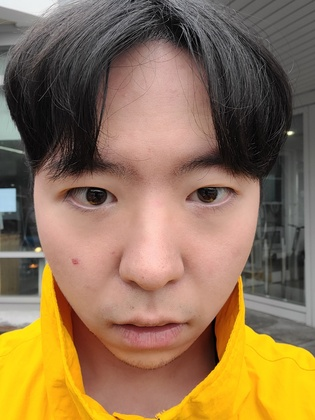
%> input picture n_img.jpg, 315 x 420 px, shrunk from 1080 x 1440 before the run
$ octave main_final.m   (GNU Octave 9; MATLAB toolbox functions it lacks are replaced by stand-ins)
%> lines starting %> are read from the running program, lines starting %| are printed output that depends on the picture
%> further down, I is the input picture: size 420x315x3 uint8; mean R, G, B 144, 115.9, 83.3
### ButterworthLowPassMaskGenerator.m
%%저주파 필터
function [mask] = ButterworthLowPassMaskGenerator(imageSize,D0,n)
%> called with imageSize = [420 315 3], D0 = 20, n = 2
%ButterworthMaskGenerator : Butterworth 저역 주파수 필터링을 위한 마스크를 생성하는 함수
%   Input
%       1. inputSize : 입력 영상의 크기 -> 마스크 영상의 크기를 정하기 위한 입력 파라미터
%       2. D0 : 최대 마스크 값의 50%가 되는 지점
%       3. n : Butterworth 마스크의 차수
%   Output : Butterworth 저역 주파수 필터링을 위한 마스크

width = imageSize(1);
%> width = 420
height = imageSize(2);
%> height = 315
mask = zeros(width, height);

for i=1:width
    for j=1:height
        D = sqrt((i - (width/2))^2+(j - (height/2))^2);
        denominator = 1 + (D / D0)^(2*n);
        mask(i, j) = 1/denominator;
    end
end
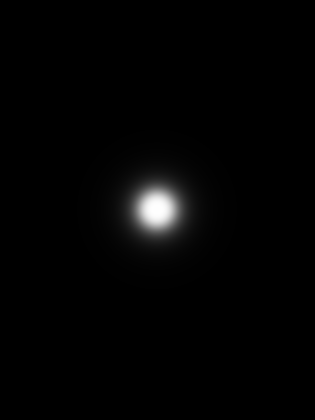
%> mask: size 420x315 double; min 3.37e-05, max 1, mean 0.0148
end

### HomomorphicFiltering.m
%%Homomorphic  필터
function [filtered_image] = HomomorphicFiltering(image, D0, gammaL, gammaH, type,n)

if type=="ideal"
    mask = IdealHighPassMaskGenerator(size(image),D0);
elseif type=="butterworth"
    mask = ButterworthHighPassMaskGenerator(size(image), D0, n);
elseif type == "gaussian"
    mask = GaussianHighPassMaskGenerator(size(image), D0);
end
mask = (gammaH - gammaL) * mask + gammaL;

ln_image = log(1 + double(image)); % image -> ln(image)
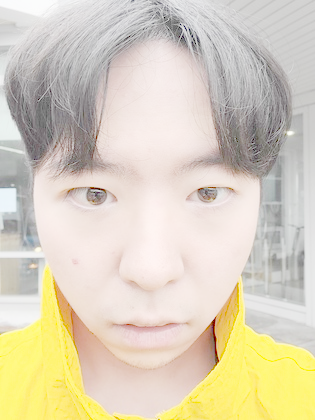
%> ln_image: size 420x315x3 double; mean R, G, B 4.77, 4.57, 4.11; drawn with min black and max white
ln_image_fft = fftshift(fft2(ln_image)); % ln(image) -> fft(ln(image))
ln_filtered_image_fft = mask .* ln_image_fft; % fft(ln(image)) -> fft(ln(image)) * mask
ln_filtered_image = real(ifft2(ifftshift(ln_filtered_image_fft))); % fft(ln(image)) * mask -> real(ifft(fft(ln(image)) * mask))
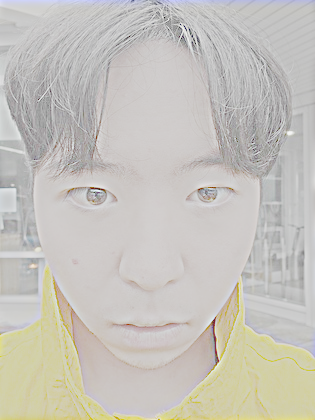
%> ln_filtered_image: size 420x315x3 double; mean R, G, B 4.77, 4.57, 4.11; mean of the top-left, top-right, bottom-left and bottom-right quarters 4.32, 4.29, 4.69, 4.62; drawn with min black and max white
filtered_image = uint8(exp(ln_filtered_image)); % real(ifft(fft(ln(image)) * mask)) -> exp(real(ifft(fft(ln(image)) * mask)))
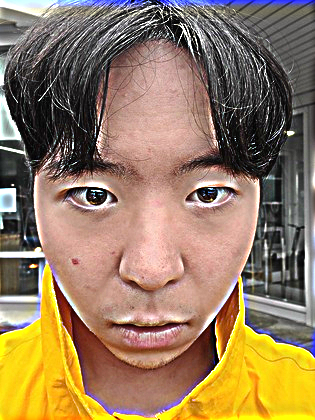
%> filtered_image: size 420x315x3 uint8; mean R, G, B 149.9, 124.4, 94.6

end

### ButterworthHighPassMaskGenerator.m
function [HighPassFilter] = ButterworthHighPassMaskGenerator(imageSize,D0,n)

LowPassFilter = ButterworthLowPassMaskGenerator(imageSize, D0, n);
HighPassFilter = 1 - LowPassFilter;
end

### main_final.m
%%결론은 HomomorphicFiltering -> unsharp mask
clc;
close all;
clear all;
D0 = 20;
gammaL = 0.999;
gammaH = 3.0;
type = 'butterworth';
n = 2;

if ~exist('result', 'dir')
    mkdir('result')
end

I = imread('n_img.jpg');

% [15 lines of commented-out code are left out]

filtered_image_homomorphic = HomomorphicFiltering(I, D0, gammaL, gammaH, type, n);
%imshow(filtered_image_homomorphic)

%K = wiener2(filtered_image_homomorphic,[5 5]);
%normImage = im2double(filtered_image_homomorphic,'indexed');

%%unsharp mask


filtered_image_sharpening = imsharpen(filtered_image_homomorphic,'Radius',2,'Amount',1);
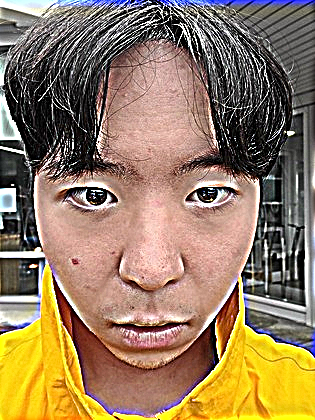
%> filtered_image_sharpening: size 420x315x3 uint8; mean R, G, B 149.1, 124.4, 95.6
%imshow(filtered_image_sharpening)

%%normalize
%normImage = im2double(filtered_image_sharpening,'indexed');
%imshow(normImage)

%%low_pass filter
%low_pass_image = LPF(filtered_image_sharpening, 600,"Gaussian");
%imshow(low_pass_image)


%%HighFrequencyEmphasisFiltering
% [9 lines of commented-out code are left out]
%%min_filter
localMinImage = imerode(filtered_image_sharpening, true(3));
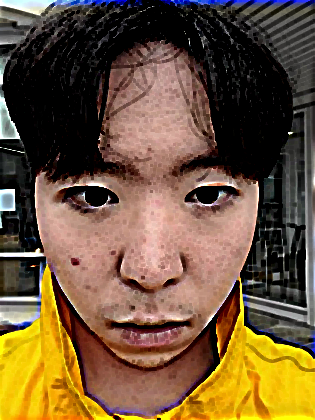
%> localMinImage: size 420x315x3 uint8; mean R, G, B 110.9, 85.8, 57.4
imshow(localMinImage)

%%max_filter
%localMaxImage = imdilate(localMinImage, true(3));
%%
%imshow(localMaxImage)
